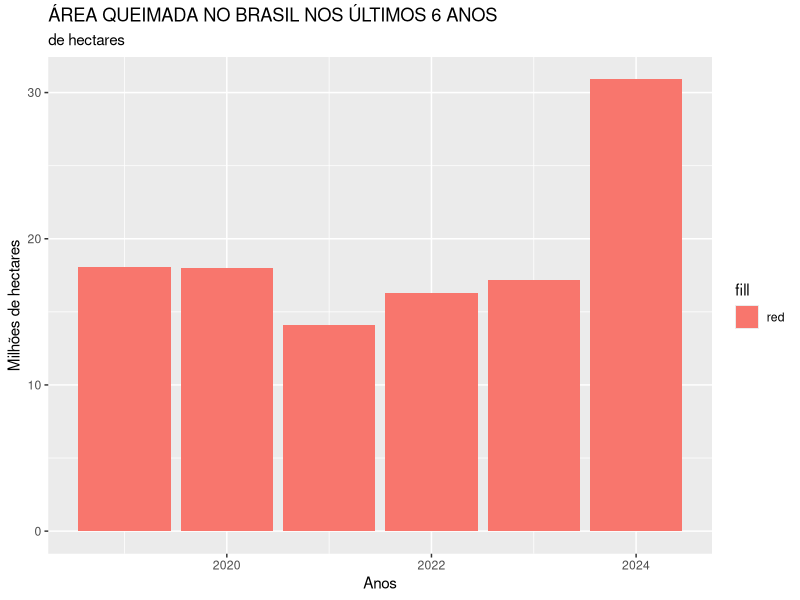

Reproduce this figure in R.
## ---- chunk 1
#| echo: FALSE
#| warning: FALSE
#| message: FALSE
queimadas <- data.frame(
  ano = c(2019, 2020, 2021, 2022, 2023, 2024),
  hectare = c(18.1, 18, 14.1, 16.3, 17.2, 30.9)
)

library(ggplot2)
ggplot(
  queimadas,
  aes(x = ano, y = hectare)
) +
  geom_col(aes(fill = 'red')) +
  labs(
    title = 'ÁREA QUEIMADA NO BRASIL NOS ÚLTIMOS 6 ANOS',
    subtitle = 'de hectares',
    x = 'Anos',
    y = 'Milhões de hectares'
  )
